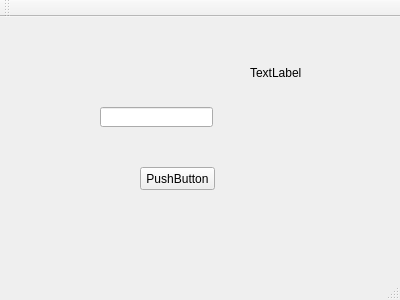
<?xml version="1.0" encoding="UTF-8"?>
<ui version="4.0">
 <class>MainWindow</class>
 <widget class="QMainWindow" name="MainWindow">
  <property name="geometry">
   <rect>
    <x>0</x>
    <y>0</y>
    <width>400</width>
    <height>300</height>
   </rect>
  </property>
  <property name="windowTitle">
   <string>MainWindow</string>
  </property>
  <widget class="QWidget" name="centralWidget">
   <widget class="QLineEdit" name="lineEdit">
    <property name="geometry">
     <rect>
      <x>100</x>
      <y>90</y>
      <width>113</width>
      <height>20</height>
     </rect>
    </property>
   </widget>
   <widget class="QPushButton" name="pushButton">
    <property name="geometry">
     <rect>
      <x>140</x>
      <y>150</y>
      <width>75</width>
      <height>23</height>
     </rect>
    </property>
    <property name="text">
     <string>PushButton</string>
    </property>
   </widget>
   <widget class="QLabel" name="label">
    <property name="geometry">
     <rect>
      <x>250</x>
      <y>50</y>
      <width>54</width>
      <height>12</height>
     </rect>
    </property>
    <property name="text">
     <string>TextLabel</string>
    </property>
   </widget>
  </widget>
  <widget class="QMenuBar" name="menuBar">
   <property name="geometry">
    <rect>
     <x>0</x>
     <y>0</y>
     <width>400</width>
     <height>19</height>
    </rect>
   </property>
  </widget>
  <widget class="QToolBar" name="mainToolBar">
   <attribute name="toolBarArea">
    <enum>TopToolBarArea</enum>
   </attribute>
   <attribute name="toolBarBreak">
    <bool>false</bool>
   </attribute>
  </widget>
  <widget class="QStatusBar" name="statusBar"/>
 </widget>
 <layoutdefault spacing="6" margin="11"/>
 <tabstops>
  <tabstop>pushButton</tabstop>
  <tabstop>lineEdit</tabstop>
 </tabstops>
 <resources/>
 <connections/>
</ui>
